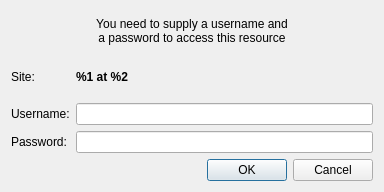
<?xml version="1.0" encoding="UTF-8"?>
<ui version="4.0">
 <class>Dialog</class>
 <widget class="QDialog" name="Dialog">
  <property name="geometry">
   <rect>
    <x>0</x>
    <y>0</y>
    <width>384</width>
    <height>192</height>
   </rect>
  </property>
  <property name="minimumSize">
   <size>
    <width>384</width>
    <height>192</height>
   </size>
  </property>
  <property name="windowTitle">
   <string>Http authentication required</string>
  </property>
  <layout class="QGridLayout">
   <item row="0" column="0" colspan="2">
    <widget class="QLabel" name="LDescription">
     <property name="text">
      <string>&lt;html&gt;&lt;head/&gt;&lt;body&gt;&lt;p align=&quot;center&quot;&gt;You need to supply a username and&lt;br/&gt;a password to access this resource&lt;/p&gt;&lt;/body&gt;&lt;/html&gt;</string>
     </property>
     <property name="wordWrap">
      <bool>false</bool>
     </property>
    </widget>
   </item>
   <item row="2" column="0">
    <widget class="QLabel" name="LUsername">
     <property name="text">
      <string>Username:</string>
     </property>
    </widget>
   </item>
   <item row="2" column="1">
    <widget class="QLineEdit" name="LEUsername"/>
   </item>
   <item row="3" column="0">
    <widget class="QLabel" name="LPassword">
     <property name="text">
      <string>Password:</string>
     </property>
    </widget>
   </item>
   <item row="3" column="1">
    <widget class="QLineEdit" name="LEPassword"/>
   </item>
   <item row="1" column="0">
    <widget class="QLabel" name="LSite">
     <property name="text">
      <string>Site:</string>
     </property>
    </widget>
   </item>
   <item row="4" column="0" colspan="2">
    <widget class="QDialogButtonBox" name="BBButtons">
     <property name="orientation">
      <enum>Qt::Horizontal</enum>
     </property>
     <property name="standardButtons">
      <set>QDialogButtonBox::Cancel|QDialogButtonBox::Ok</set>
     </property>
    </widget>
   </item>
   <item row="1" column="1">
    <widget class="QLabel" name="LSiteDescription">
     <property name="font">
      <font>
       <weight>75</weight>
       <bold>true</bold>
      </font>
     </property>
     <property name="text">
      <string>%1 at %2</string>
     </property>
     <property name="wordWrap">
      <bool>true</bool>
     </property>
    </widget>
   </item>
  </layout>
 </widget>
 <resources/>
 <connections>
  <connection>
   <sender>BBButtons</sender>
   <signal>accepted()</signal>
   <receiver>Dialog</receiver>
   <slot>accept()</slot>
   <hints>
    <hint type="sourcelabel">
     <x>248</x>
     <y>254</y>
    </hint>
    <hint type="destinationlabel">
     <x>157</x>
     <y>274</y>
    </hint>
   </hints>
  </connection>
  <connection>
   <sender>BBButtons</sender>
   <signal>rejected()</signal>
   <receiver>Dialog</receiver>
   <slot>reject()</slot>
   <hints>
    <hint type="sourcelabel">
     <x>316</x>
     <y>260</y>
    </hint>
    <hint type="destinationlabel">
     <x>286</x>
     <y>274</y>
    </hint>
   </hints>
  </connection>
 </connections>
</ui>
